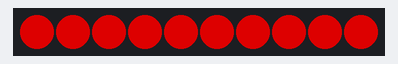
The sketch below on a simulated Arduino Uno, built with avr-gcc and run on an emulated ATmega328P. On the bench: 10 RGB LEDs in strip order, left to right. Dim RGB values are drawn brighter than linear.

Above: at 0.1 s.
At 1.1 s:
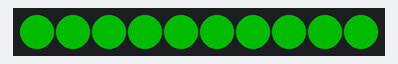
At 2.1 s:
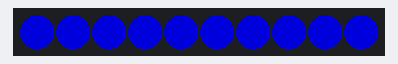

The sketch:

black24v-fastled.ino
```cpp
#include <FastLED.h>

#define DATA_PIN    6
#define NUM_LEDS    10   // Adjust to match your 0.5m sample length
#define BRIGHTNESS  150

CRGB leds[NUM_LEDS];

void setup() {
  // WS2811 protocol handles GS8206 / UCS1903 / UCS2903 24V pixels seamlessly
  FastLED.addLeds<WS2811, DATA_PIN, RGB>(leds, NUM_LEDS);
  FastLED.setBrightness(BRIGHTNESS);
  FastLED.clear();
  FastLED.show();
}

void loop() {
  // 1. RED
  fill_solid(leds, NUM_LEDS, CRGB::Red);
  FastLED.show();
  delay(1000);

  // 2. GREEN
  fill_solid(leds, NUM_LEDS, CRGB::Green);
  FastLED.show();
  delay(1000);

  // 3. BLUE
  fill_solid(leds, NUM_LEDS, CRGB::Blue);
  FastLED.show();
  delay(1000);
}
```

Measured:
- by itself, everything shown: repeats every 3.0 s, in 3 steps
- what the display in image 1 shows lasts 1.0 s, from 1.0 s to 2.0 s
